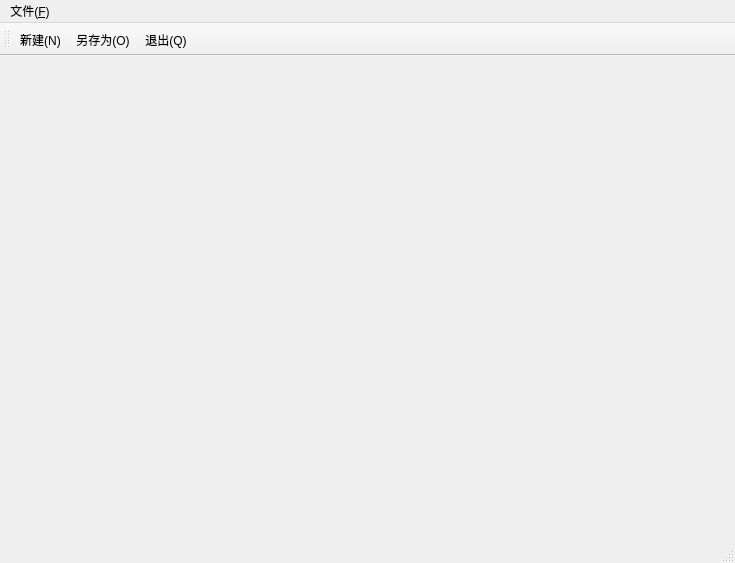
<?xml version="1.0" encoding="UTF-8"?>
<ui version="4.0">
 <class>mainWindow</class>
 <widget class="QMainWindow" name="mainWindow">
  <property name="geometry">
   <rect>
    <x>0</x>
    <y>0</y>
    <width>735</width>
    <height>563</height>
   </rect>
  </property>
  <property name="windowTitle">
   <string>界面</string>
  </property>
  <property name="toolTip">
   <string>&lt;html&gt;&lt;head/&gt;&lt;body&gt;&lt;p&gt;&lt;br/&gt;&lt;/p&gt;&lt;/body&gt;&lt;/html&gt;</string>
  </property>
  <widget class="QWidget" name="centralwidget"/>
  <widget class="QMenuBar" name="menubar">
   <property name="geometry">
    <rect>
     <x>0</x>
     <y>0</y>
     <width>735</width>
     <height>28</height>
    </rect>
   </property>
   <widget class="QMenu" name="menu">
    <property name="title">
     <string>文件(&amp;F)</string>
    </property>
    <widget class="QMenu" name="menu_2">
     <property name="title">
      <string>保存方式(&amp;S)</string>
     </property>
     <addaction name="action_5"/>
     <addaction name="action_4"/>
    </widget>
    <addaction name="action"/>
    <addaction name="menu_2"/>
    <addaction name="separator"/>
    <addaction name="action_6"/>
   </widget>
   <addaction name="menu"/>
  </widget>
  <widget class="QToolBar" name="toolBar">
   <property name="windowTitle">
    <string>toolBar</string>
   </property>
   <attribute name="toolBarArea">
    <enum>TopToolBarArea</enum>
   </attribute>
   <attribute name="toolBarBreak">
    <bool>false</bool>
   </attribute>
   <addaction name="action"/>
   <addaction name="action_4"/>
   <addaction name="action_6"/>
  </widget>
  <widget class="QStatusBar" name="statusBar">
   <property name="toolTip">
    <string/>
   </property>
   <property name="statusTip">
    <string>ready</string>
   </property>
  </widget>
  <action name="action">
   <property name="text">
    <string>新建(&amp;N)</string>
   </property>
   <property name="toolTip">
    <string>新建</string>
   </property>
   <property name="shortcut">
    <string>Ctrl+N</string>
   </property>
  </action>
  <action name="action_4">
   <property name="text">
    <string>另存为...(&amp;O)</string>
   </property>
   <property name="toolTip">
    <string>另存为</string>
   </property>
   <property name="shortcut">
    <string>Ctrl+S</string>
   </property>
  </action>
  <action name="action_5">
   <property name="text">
    <string>保存</string>
   </property>
   <property name="toolTip">
    <string>保存</string>
   </property>
  </action>
  <action name="action_6">
   <property name="text">
    <string>退出(&amp;Q)</string>
   </property>
   <property name="toolTip">
    <string>退出</string>
   </property>
   <property name="shortcut">
    <string>Ctrl+Q</string>
   </property>
  </action>
 </widget>
 <resources/>
 <connections>
  <connection>
   <sender>action_6</sender>
   <signal>toggled(bool)</signal>
   <receiver>mainWindow</receiver>
   <slot>close()</slot>
   <hints>
    <hint type="sourcelabel">
     <x>-1</x>
     <y>-1</y>
    </hint>
    <hint type="destinationlabel">
     <x>367</x>
     <y>281</y>
    </hint>
   </hints>
  </connection>
 </connections>
</ui>
